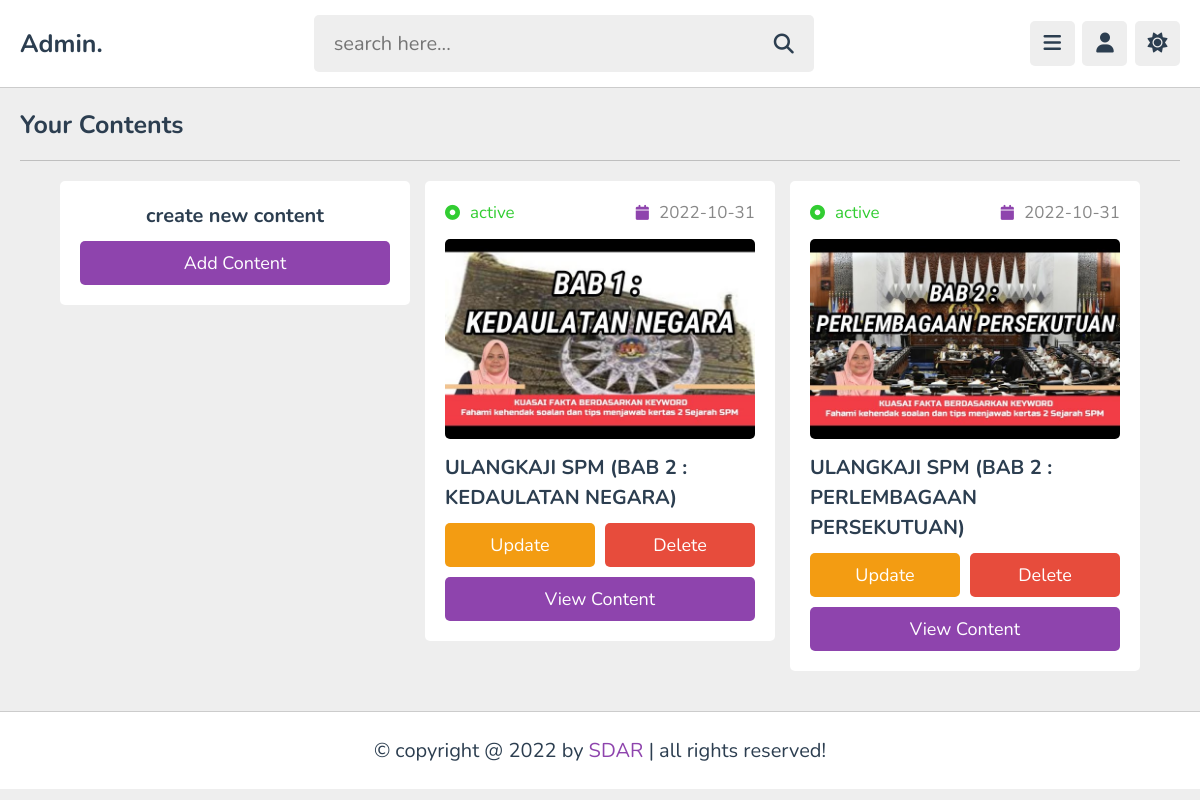
The page /admin/contents.php (signed in) on the database its author committed.
### tables this page shows
CREATE TABLE `content` (
  `id` varchar(20) NOT NULL,
  `tutor_id` varchar(20) NOT NULL,
  `playlist_id` varchar(20) NOT NULL,
  `title` varchar(100) NOT NULL,
  `description` varchar(1000) NOT NULL,
  `video` varchar(100) NOT NULL,
  `thumb` varchar(100) NOT NULL,
  `date` date NOT NULL DEFAULT current_timestamp(),
  `status` varchar(20) NOT NULL DEFAULT 'deactive'
);

### admin/contents.php (the view, shortened to what this page needs)
<?php
include '../components/connect.php';
if(isset($_COOKIE['tutor_id'])){
   $tutor_id = $_COOKIE['tutor_id'];
}else{
   $tutor_id = '';
   header('location:login.php');
}
?>
<!DOCTYPE html>
<html lang="en">
<head>
   <link rel="stylesheet" href="https://cdnjs.cloudflare.com/ajax/libs/font-awesome/6.2.0/css/all.min.css">
   <link rel="stylesheet" href="../css/admin_style.css">
</head>
<body>
<?php include '../components/admin_header.php'; ?>
<section class="contents">
   <h1 class="heading">your contents</h1>
   <div class="box-container">
   <div class="box" style="text-align: center;">
      <h3 class="title" style="margin-bottom: .5rem;">create new content</h3>
      <a href="add_content.php" class="btn">add content</a>
   </div>
   <?php
      $select_videos = $conn->prepare("SELECT * FROM `content` WHERE tutor_id = ? ORDER BY date DESC");
      $select_videos->execute([$tutor_id]);
      if($select_videos->rowCount() > 0){
         while($fecth_videos = $select_videos->fetch(PDO::FETCH_ASSOC)){
            $video_id = $fecth_videos['id'];
   ?>
      <div class="box">
         <div class="flex">
            <div><i class="fas fa-dot-circle" style="<?php if($fecth_videos['status'] == 'active'){echo 'color:limegreen'; }else{echo 'color:red';} ?>"></i><span style="<?php if($fecth_videos['status'] == 'active'){echo 'color:limegreen'; }else{echo 'color:red';} ?>"><?= $fecth_videos['status']; ?></span></div>
            <div><i class="fas fa-calendar"></i><span><?= $fecth_videos['date']; ?></span></div>
         </div>
         <img src="../uploaded_files/<?= $fecth_videos['thumb']; ?>" class="thumb" alt="">
         <h3 class="title"><?= $fecth_videos['title']; ?></h3>
         <form action="" method="post" class="flex-btn">
            <a href="update_content.php?get_id=<?= $video_id; ?>" class="option-btn">update</a>
            <input type="submit" value="delete" class="delete-btn" onclick="return confirm('delete this video?');" name="delete_video">
         </form>
         <a href="view_content.php?get_id=<?= $video_id; ?>" class="btn">view content</a>
      </div>
   <?php
         }
      }else{
         echo '<p class="empty">no contents added yet!</p>';
      }
   ?>
   </div>
</section>
<?php include '../components/footer.php'; ?>
</body>
</html>

### css/admin_style.css (style rules this page uses)
:root { --main-color:#8e44ad; --red:#e74c3c; --oragen:#f39c12; --white:#fff; --black:#2c3e50; --light-color:#888; --light-bg:#eee; --border:.1rem solid rgba(0,0,0,.2); }
* { font-family: 'Nunito', sans-serif; margin: 0; padding: 0; box-sizing: border-box; outline: none; border: none; text-decoration: none; }
html { font-size: 62.5%; overflow-x: hidden; }
body { background-color: var(--light-bg); padding-left: 30rem; }
section { padding:2rem; max-width: 1200px; margin: 0 auto; }
.btn, .option-btn, .delete-btn, .inline-btn, .inline-option-btn, .inline-delete-btn { border-radius: .5rem; padding: 1rem 3rem; font-size: 1.8rem; color: #fff; margin-top: 1rem; text-transform: capitalize; cursor: pointer; text-align: center; }
.btn, .option-btn, .delete-btn { display: block; width: 100%; }
.btn, .inline-btn { background-color: var(--main-color); }
.option-btn, .inline-option-btn { background-color: var(--oragen); }
.delete-btn, .inline-delete-btn { background-color: var(--red); }
.flex-btn { display:flex; gap: 1rem; }
.heading { padding-bottom: 1.8rem; border-bottom: var(--border); font-size: 2.5rem; color: var(--black); text-transform: capitalize; margin-bottom: 2rem; }
.contents .box-container { display: grid; grid-template-columns: repeat(auto-fit, 35rem); align-items: flex-start; justify-content: center; gap: 1.5rem; }
.contents .box-container .box { border-radius: .5rem; background-color: var(--white); padding: 2rem; overflow-x: hidden; }
.contents .box-container .box .thumb { height: 20rem; width: 100%; border-radius: .5rem; object-fit: cover; margin: 1rem 0; }
.contents .box-container .box .flex { display: flex; align-items: center; justify-content: space-between; gap: 1.5rem; margin-bottom: .5rem; }
.contents .box-container .box .flex i { font-size: 1.5rem; color: var(--main-color); margin-right: 1rem; }
.contents .box-container .box .flex span { color: var(--light-color); font-size: 1.7rem; }
.contents .box-container .box .title { font-size: 2rem; color: var(--black); line-height: 1.5; text-overflow: ellipsis; overflow-x: hidden; }
@media (max-width:1200px) { body { padding-left: 0; } }

### rows shown on the page
content: status "active", date "2022-10-31", thumb (picture), title "ULANGKAJI SPM (BAB 2 : KEDAULATAN NEGARA)"
content: status "active", date "2022-10-31", thumb (picture), title "ULANGKAJI SPM (BAB 2 : PERLEMBAGAAN PERSEKUTUAN)"
